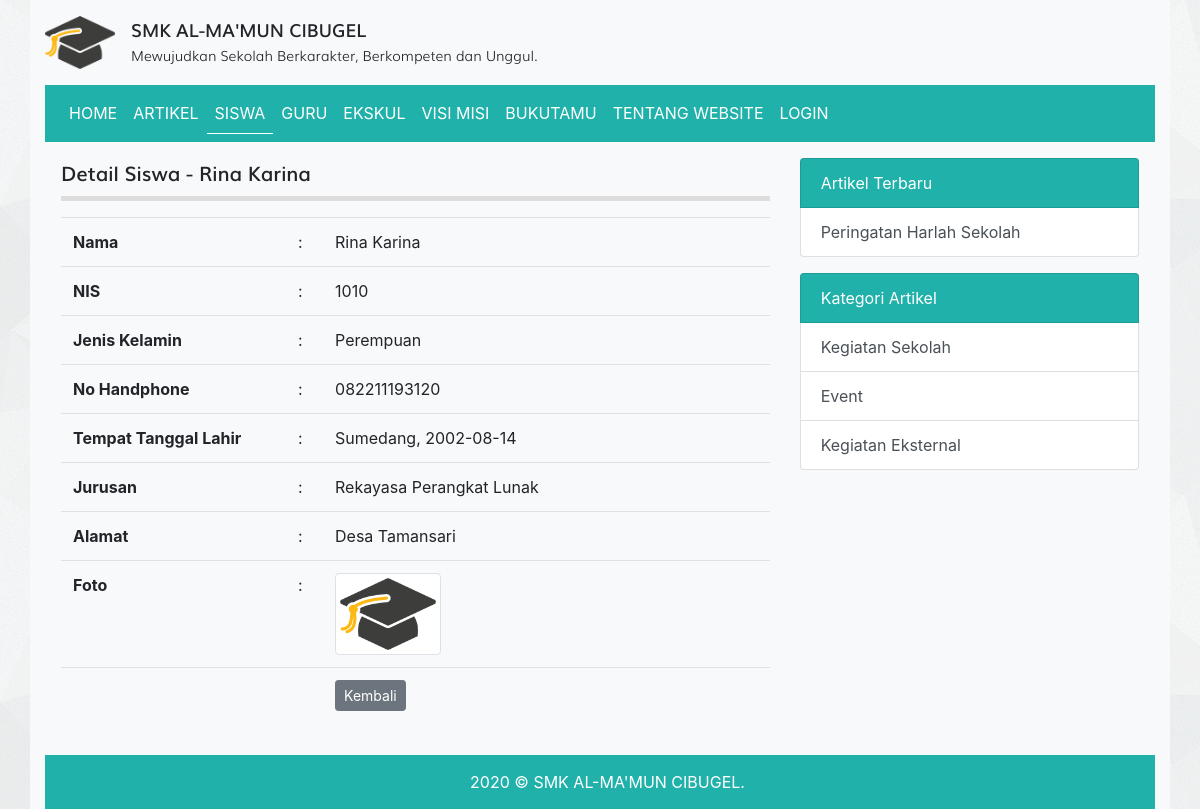
Screenshot of /detail_siswa.php?id=5 with the database file from the repository.
### tables this page shows
CREATE TABLE `tbl_siswa` (
  `id` int(11) NOT NULL,
  `nama` varchar(100) DEFAULT NULL,
  `nis` int(4) DEFAULT NULL,
  `jenis_kelamin` enum('L','P') DEFAULT NULL,
  `tempat_lahir` varchar(80) DEFAULT NULL,
  `tanggal_lahir` date DEFAULT NULL,
  `alamat` varchar(100) DEFAULT NULL,
  `no_hp` varchar(12) DEFAULT NULL,
  `foto` varchar(120) DEFAULT NULL,
  `id_jurusan` int(11) DEFAULT NULL
);

CREATE TABLE `tbl_jurusan` (
  `id` int(11) NOT NULL,
  `nama_jurusan` varchar(30) DEFAULT NULL,
  `ka_prodi` int(11) DEFAULT NULL
);

CREATE TABLE `tbl_artikel` (
  `id` int(11) NOT NULL,
  `judul` varchar(255) DEFAULT NULL,
  `isi` text DEFAULT NULL,
  `tanggal` date DEFAULT NULL,
  `foto` varchar(100) DEFAULT NULL,
  `id_kategori` int(11) DEFAULT NULL
);

CREATE TABLE `tbl_kategori_artikel` (
  `id` int(11) NOT NULL,
  `nama_kategori` varchar(30) DEFAULT NULL
);

### detail_siswa.php (the view, shortened to what this page needs)
<?php
require_once 'koneksi.php';
$id = $_GET['id'];
$query = mysqli_query($koneksi, "SELECT tbl_siswa.*, tbl_jurusan.nama_jurusan FROM tbl_siswa LEFT JOIN tbl_jurusan ON tbl_siswa.id_jurusan = tbl_jurusan.id WHERE tbl_siswa.id = $id");
$row = mysqli_fetch_assoc($query);
?>
<!DOCTYPE html>
<html>
<head>
	<link rel="stylesheet" href="resources/datatables/datatables.min.css">
	<link rel="stylesheet" href="resources/fonts/stylesheet.css">
	<link rel="stylesheet" href="resources/css/bootstrap.min.css">
	<link rel="stylesheet" href="resources/css/style.css">
</head>
<body>
	<div class="container bg-light">
		<div class="logo clearfix">
			<div class="float-left mt-3 mb-3">
				<img src="resources/images/logo.png" alt="Logo Sekolah" width="70px" class="float-left mr-3">
				<div class="text float-right">
					<span class="smk">SMK AL-MA'MUN CIBUGEL</span><br>
					<span class="visi">Mewujudkan Sekolah Berkarakter, Berkompeten dan Unggul.</span>
				</div>
			</div>
		</div>
		<?php require_once 'navbar.php'; ?>
		<div class="row p-3">
			<div class="col-md-8">
				<div class="title mb-3">
					Detail Siswa - <b><?= $row['nama'] ?></b>
				</div>
				<table class="table table-stripped">
							<tr>
								<td width="225px"><b>Nama</b></td>
								<td>:</td>
								<td><?= $row['nama'] ?></td>
							</tr>
							<tr>
								<td><b>NIS</b></td>
								<td>:</td>
								<td><?= $row['nis'] ?></td>
							</tr>
							<tr>
								<td><b>Jenis Kelamin</b></td>
								<td>:</td>
								<td>
									<?= $row['jenis_kelamin'] == 'P' ? 'Perempuan' : '' ?>
								</td>
							</tr>
							<tr>
								<td><b>No Handphone</b></td>
								<td>:</td>
								<td><?= $row['no_hp'] ?></td>
							</tr>
							<tr>
								<td><b>Tempat Tanggal Lahir</b></td>
								<td>:</td>
								<td><?= $row['tempat_lahir'] ?>, <?= $row['tanggal_lahir'] ?></td>
							</tr>
							<tr>
								<td><b>Jurusan</b></td>
								<td>:</td>
								<td><?= $row['nama_jurusan'] ?></td>
							</tr>
							<tr>
								<td><b>Alamat</b></td>
								<td>:</td>
								<td><?= $row['alamat'] ?></td>
							</tr>
							<tr>
								<td><b>Foto</b></td>
								<td>:</td>
								<td><img src="images/siswa/<?= $row['foto'] ?>" alt="<?= $row['nama'] ?>" width="25%" class="img-thumbnail"></td>
							</tr>
							<tr>
								<td><b></td>
								<td></td>
								<td><a href="siswa.php" class="btn btn-secondary btn-sm">Kembali</a></td>
							</tr>
						</table>
			</div>
			<?php require 'sidebar.php'; ?>
		</div>
		<div class="text-white footer">
			2020 © SMK AL-MA'MUN CIBUGEL.
		</div>
	</div>
</body>
</html>

### sidebar.php
<?php
$query_artikel_terbaru = mysqli_query($koneksi, "SELECT * FROM tbl_artikel ORDER BY tanggal ASC LIMIT 4");
$query_kategori_artikel= mysqli_query($koneksi, "SELECT * FROM tbl_kategori_artikel LIMIT 4");
?>
<div class="col-sm-4">
	<div class="list-group">
		<span class="list-group-item text-white" style="background-color: #20B2AA">Artikel Terbaru</span>
		<?php while($artikel_terbaru = mysqli_fetch_assoc($query_artikel_terbaru)) : ?>
			<a href="detail_artikel.php?id=<?= $artikel_terbaru['id'] ?>" class="list-group-item list-group-item-action"><?= $artikel_terbaru['judul'] ?></a>
		<?php endwhile; ?>
	</div>
	<div class="list-group">
		<span class="list-group-item text-white mt-3" style="background-color: #20B2AA">Kategori Artikel</span>
		<?php while($kategori_artikel = mysqli_fetch_assoc($query_kategori_artikel)) : ?>
			<a href="kategori.php?id=<?= $kategori_artikel['id'] ?>" class="list-group-item list-group-item-action"><?= $kategori_artikel['nama_kategori'] ?></a>
		<?php endwhile; ?>
	</div>
</div>

### resources/css/style.css (style rules this page uses)
body { background-image: url('../images/bg_all.jpg'); }
.smk { font-family: 'mulisemibold'; font-size: 18px; }
.visi { font-family: 'mulilight'; font-size: 14px; }
.title { font-family: 'mulisemibold'; font-size: 20px; padding-bottom: 7.5px; border-bottom: 5px solid #ddd }
.footer { background-color: #20B2AA; padding: 15px 15px 15px 30px; text-align: center; }

### rows the page displays
tbl_siswa: nama "Rina Karina", nis "1010", no_hp "082211193120", tempat_lahir "Sumedang", tanggal_lahir "2002-08-14", id_jurusan.nama_jurusan "Rekayasa Perangkat Lunak", alamat "Desa Tamansari", foto (picture)
tbl_artikel: judul "Peringatan Harlah Sekolah"
tbl_kategori_artikel: nama_kategori "Kegiatan Sekolah"
tbl_kategori_artikel: nama_kategori "Event"
tbl_kategori_artikel: nama_kategori "Kegiatan Eksternal"
